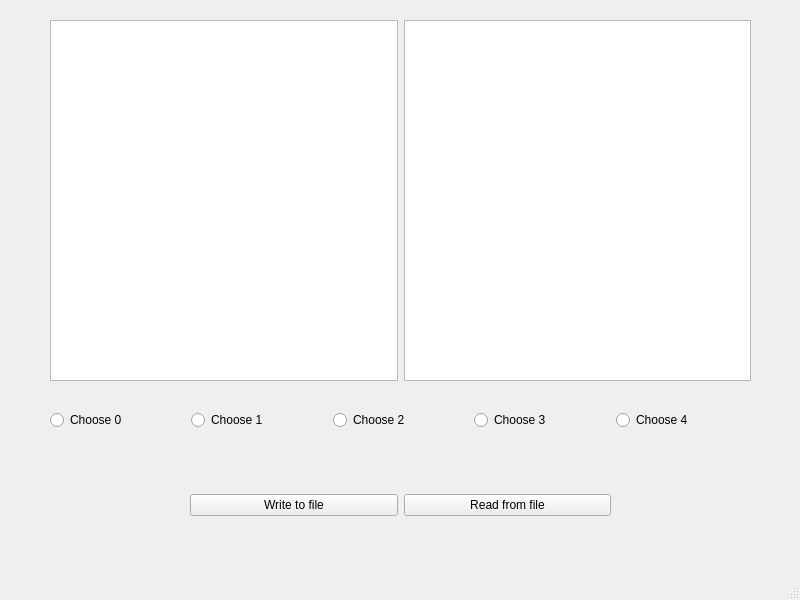
<?xml version="1.0" encoding="UTF-8"?>
<ui version="4.0">
 <class>MainWindow</class>
 <widget class="QMainWindow" name="MainWindow">
  <property name="geometry">
   <rect>
    <x>0</x>
    <y>0</y>
    <width>800</width>
    <height>600</height>
   </rect>
  </property>
  <property name="windowTitle">
   <string>File explorer</string>
  </property>
  <widget class="QWidget" name="centralwidget">
   <widget class="QWidget" name="horizontalLayoutWidget">
    <property name="geometry">
     <rect>
      <x>50</x>
      <y>20</y>
      <width>701</width>
      <height>361</height>
     </rect>
    </property>
    <layout class="QHBoxLayout" name="horizontalLayout">
     <item>
      <widget class="QTextEdit" name="textEdit"/>
     </item>
     <item>
      <widget class="QTextBrowser" name="textBrowser"/>
     </item>
    </layout>
   </widget>
   <widget class="QWidget" name="horizontalLayoutWidget_2">
    <property name="geometry">
     <rect>
      <x>190</x>
      <y>480</y>
      <width>421</width>
      <height>51</height>
     </rect>
    </property>
    <layout class="QHBoxLayout" name="horizontalLayout_2">
     <item>
      <widget class="QPushButton" name="writeFile">
       <property name="text">
        <string>Write to file</string>
       </property>
      </widget>
     </item>
     <item>
      <widget class="QPushButton" name="readFile">
       <property name="text">
        <string>Read from file</string>
       </property>
       <property name="iconSize">
        <size>
         <width>16</width>
         <height>16</height>
        </size>
       </property>
      </widget>
     </item>
    </layout>
   </widget>
   <widget class="QWidget" name="horizontalLayoutWidget_3">
    <property name="geometry">
     <rect>
      <x>50</x>
      <y>390</y>
      <width>701</width>
      <height>61</height>
     </rect>
    </property>
    <layout class="QHBoxLayout" name="horizontalLayout_4">
     <item>
      <widget class="QRadioButton" name="radioButton">
       <property name="text">
        <string>Choose 0</string>
       </property>
      </widget>
     </item>
     <item>
      <widget class="QRadioButton" name="radioButton_1">
       <property name="text">
        <string>Choose 1</string>
       </property>
      </widget>
     </item>
     <item>
      <widget class="QRadioButton" name="radioButton_2">
       <property name="text">
        <string>Choose 2</string>
       </property>
      </widget>
     </item>
     <item>
      <widget class="QRadioButton" name="radioButton_3">
       <property name="text">
        <string>Choose 3</string>
       </property>
      </widget>
     </item>
     <item>
      <widget class="QRadioButton" name="radioButton_4">
       <property name="text">
        <string>Choose 4</string>
       </property>
      </widget>
     </item>
    </layout>
   </widget>
  </widget>
  <widget class="QMenuBar" name="menubar">
   <property name="geometry">
    <rect>
     <x>0</x>
     <y>0</y>
     <width>800</width>
     <height>22</height>
    </rect>
   </property>
  </widget>
  <widget class="QStatusBar" name="statusbar"/>
 </widget>
 <resources/>
 <connections/>
</ui>
